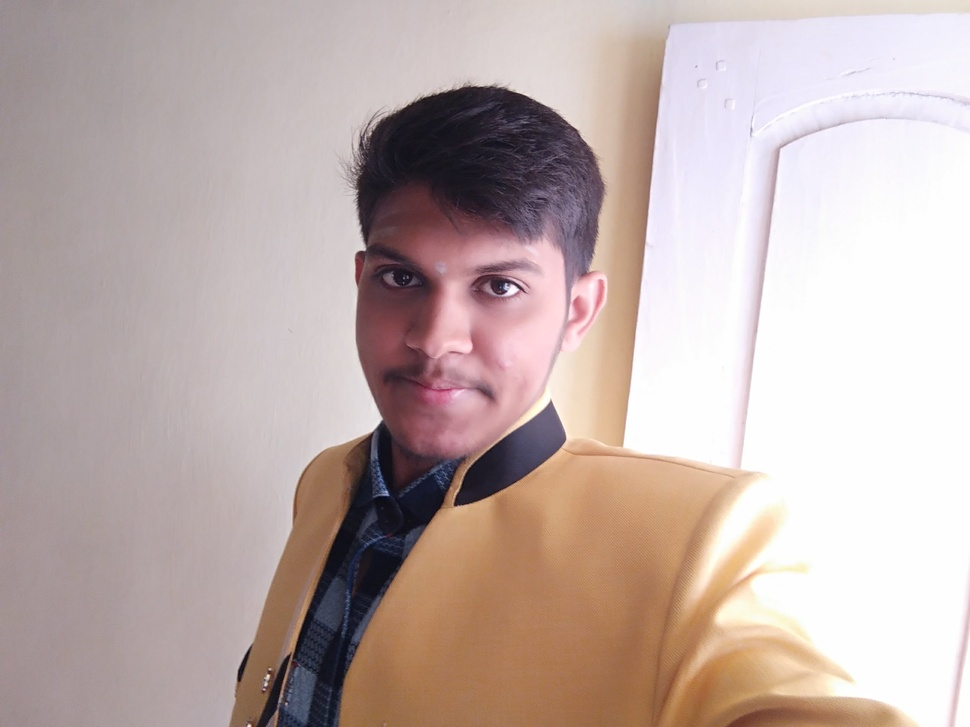
#> input picture me.jpg, 970 x 727 px, shrunk from 2560 x 1920 before the run
$ python Img_Thresholding_All.py
#> lines starting #> are read from the running program, lines starting #| are printed output that depends on the picture; after the words box and inside, x2 and y2 are one past the last pixel; in counts of white or black regions, pixels touching at a corner belong together
import cv2
import numpy
from matplotlib import  pyplot as plt

img = cv2.imread('me.jpg', 0)
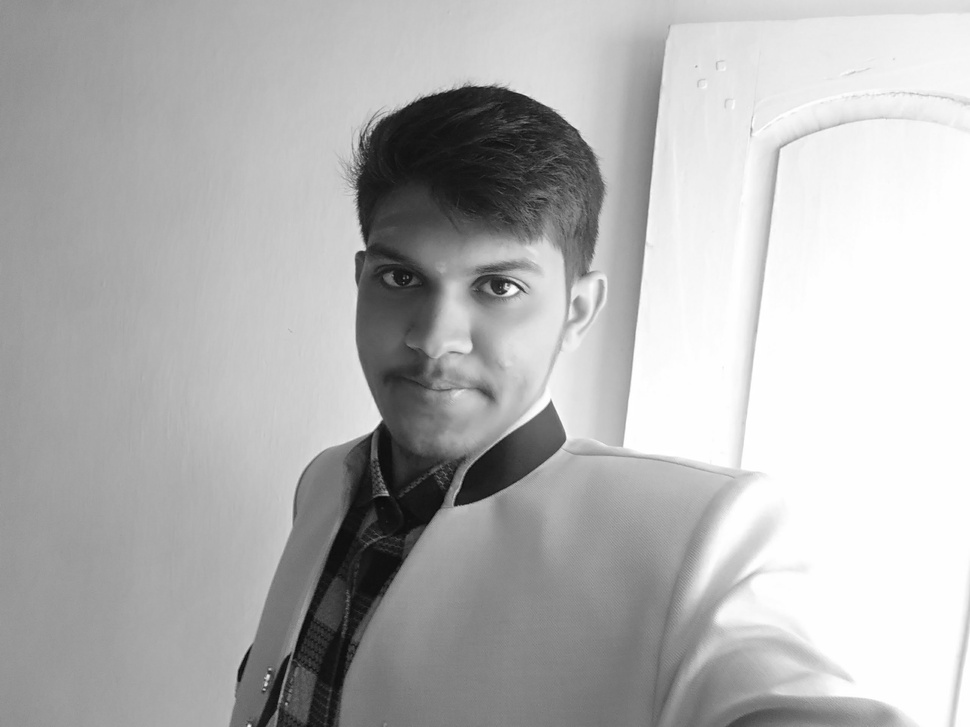
#> img: shape (727, 970); min 3, max 255, mean 179.1
ret, thresh1 = cv2.threshold(img, 127, 255, cv2.THRESH_BINARY)
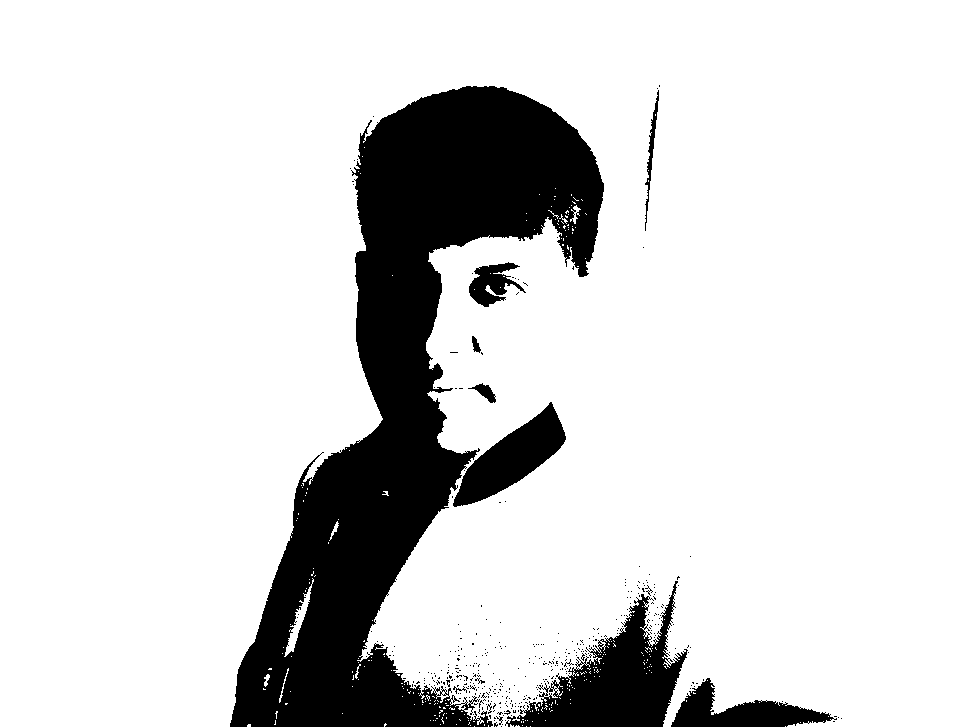
#> thresh1: shape (727, 970); 84.3% white; 397 black regions (384 under 20 px), largest, box (x1, y1, x2, y2) and area: (230, 86, 604, 727) 88238, (505, 581, 688, 727) 10817, (453, 402, 566, 507) 4906
ret, thresh2 = cv2.threshold(img, 127, 255, cv2.THRESH_BINARY_INV)
ret, thresh3 = cv2.threshold(img, 127, 255, cv2.THRESH_TRUNC)
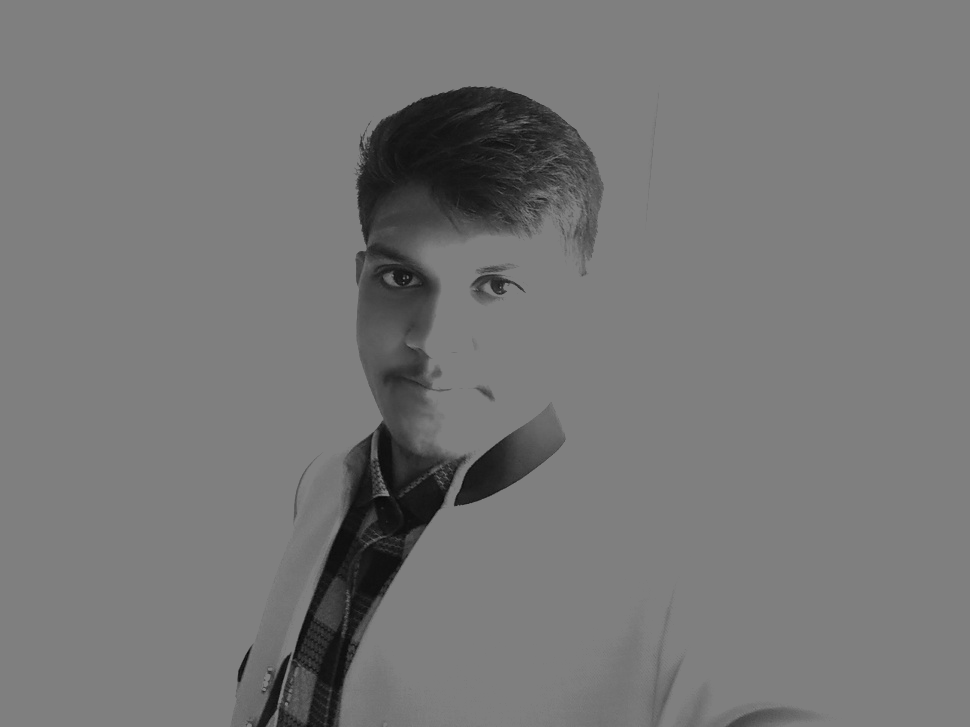
#> thresh3: shape (727, 970); min 3, max 127, mean 118.8
ret, thresh4 = cv2.threshold(img, 127, 255, cv2.THRESH_TOZERO)
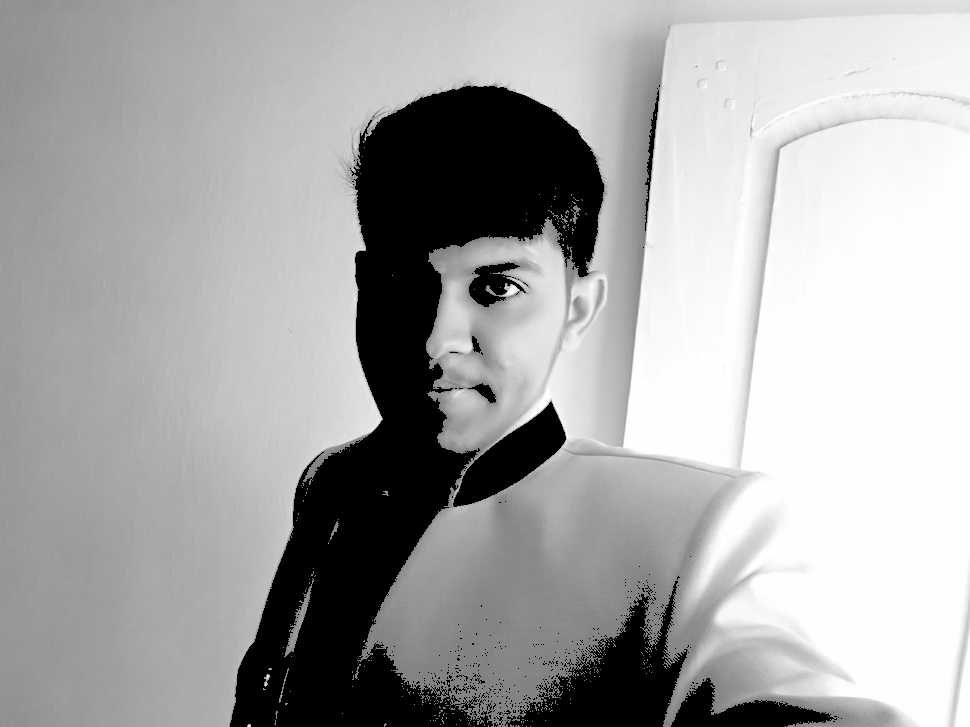
#> thresh4: shape (727, 970); min 0, max 255, mean 167.4
ret, thresh5 = cv2.threshold(img, 127, 255, cv2.THRESH_TOZERO_INV)
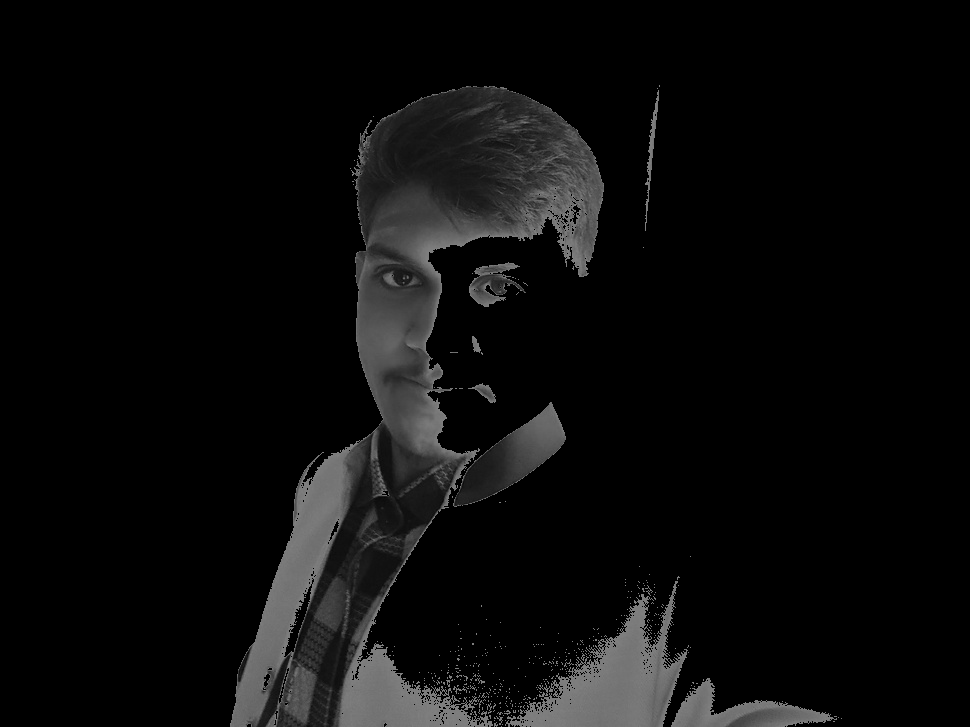
#> thresh5: shape (727, 970); min 0, max 127, mean 11.7

titles = ['original_img', 'binary', 'binary_inv', 'trunc', 'tozero', ' tozero_inv']
images = [img, thresh1, thresh2, thresh3, thresh4, thresh5]

for i in range(6):
    plt.subplot(2, 3, i+1), plt.imshow(images[i], 'gray')
    plt.title(titles[i])
#> (the run stopped early here; a loop or call above may not have finished)
